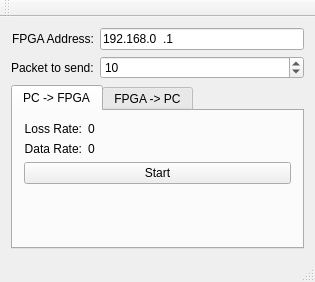
<?xml version="1.0" encoding="UTF-8"?>
<ui version="4.0">
 <class>UDPBenchmark</class>
 <widget class="QMainWindow" name="UDPBenchmark">
  <property name="geometry">
   <rect>
    <x>0</x>
    <y>0</y>
    <width>315</width>
    <height>282</height>
   </rect>
  </property>
  <property name="windowTitle">
   <string>UDPBenchmark</string>
  </property>
  <widget class="QWidget" name="centralWidget">
   <layout class="QVBoxLayout" name="verticalLayout">
    <item>
     <layout class="QFormLayout" name="formLayout">
      <property name="fieldGrowthPolicy">
       <enum>QFormLayout::AllNonFixedFieldsGrow</enum>
      </property>
      <property name="labelAlignment">
       <set>Qt::AlignRight|Qt::AlignTrailing|Qt::AlignVCenter</set>
      </property>
      <item row="0" column="0">
       <widget class="QLabel" name="label_3">
        <property name="text">
         <string>FPGA Address:</string>
        </property>
       </widget>
      </item>
      <item row="0" column="1">
       <widget class="QLineEdit" name="leFpgaAddress">
        <property name="inputMask">
         <string>000.000.000.000</string>
        </property>
        <property name="text">
         <string>192.168.0.1</string>
        </property>
       </widget>
      </item>
      <item row="1" column="0">
       <widget class="QLabel" name="label_4">
        <property name="text">
         <string>Packet to send:</string>
        </property>
       </widget>
      </item>
      <item row="1" column="1">
       <widget class="QSpinBox" name="sbPktNum">
        <property name="maximum">
         <number>1000000000</number>
        </property>
        <property name="value">
         <number>10</number>
        </property>
       </widget>
      </item>
     </layout>
    </item>
    <item>
     <widget class="QTabWidget" name="tabWidget">
      <property name="currentIndex">
       <number>0</number>
      </property>
      <widget class="QWidget" name="tab">
       <attribute name="title">
        <string>PC -&gt; FPGA</string>
       </attribute>
       <layout class="QFormLayout" name="formLayout_2">
        <property name="fieldGrowthPolicy">
         <enum>QFormLayout::AllNonFixedFieldsGrow</enum>
        </property>
        <property name="labelAlignment">
         <set>Qt::AlignRight|Qt::AlignTrailing|Qt::AlignVCenter</set>
        </property>
        <item row="0" column="0">
         <widget class="QLabel" name="label_2">
          <property name="sizePolicy">
           <sizepolicy hsizetype="Expanding" vsizetype="Preferred">
            <horstretch>0</horstretch>
            <verstretch>0</verstretch>
           </sizepolicy>
          </property>
          <property name="text">
           <string>Loss Rate:</string>
          </property>
          <property name="alignment">
           <set>Qt::AlignRight|Qt::AlignTrailing|Qt::AlignVCenter</set>
          </property>
         </widget>
        </item>
        <item row="0" column="1">
         <widget class="QLabel" name="lbLossRx">
          <property name="sizePolicy">
           <sizepolicy hsizetype="Expanding" vsizetype="Preferred">
            <horstretch>0</horstretch>
            <verstretch>0</verstretch>
           </sizepolicy>
          </property>
          <property name="text">
           <string>0</string>
          </property>
         </widget>
        </item>
        <item row="1" column="0">
         <widget class="QLabel" name="label">
          <property name="sizePolicy">
           <sizepolicy hsizetype="Expanding" vsizetype="Preferred">
            <horstretch>0</horstretch>
            <verstretch>0</verstretch>
           </sizepolicy>
          </property>
          <property name="text">
           <string>Data Rate:</string>
          </property>
          <property name="alignment">
           <set>Qt::AlignRight|Qt::AlignTrailing|Qt::AlignVCenter</set>
          </property>
         </widget>
        </item>
        <item row="1" column="1">
         <widget class="QLabel" name="lbDataRx">
          <property name="sizePolicy">
           <sizepolicy hsizetype="Expanding" vsizetype="Preferred">
            <horstretch>0</horstretch>
            <verstretch>0</verstretch>
           </sizepolicy>
          </property>
          <property name="text">
           <string>0</string>
          </property>
         </widget>
        </item>
        <item row="2" column="0" colspan="2">
         <widget class="QPushButton" name="pbRxStart">
          <property name="text">
           <string>Start</string>
          </property>
         </widget>
        </item>
       </layout>
      </widget>
      <widget class="QWidget" name="tab_2">
       <attribute name="title">
        <string>FPGA -&gt; PC</string>
       </attribute>
       <layout class="QFormLayout" name="formLayout_3">
        <property name="fieldGrowthPolicy">
         <enum>QFormLayout::AllNonFixedFieldsGrow</enum>
        </property>
        <property name="labelAlignment">
         <set>Qt::AlignRight|Qt::AlignTrailing|Qt::AlignVCenter</set>
        </property>
        <item row="1" column="0">
         <widget class="QLabel" name="label_6">
          <property name="text">
           <string>Loss Rate:</string>
          </property>
          <property name="alignment">
           <set>Qt::AlignRight|Qt::AlignTrailing|Qt::AlignVCenter</set>
          </property>
         </widget>
        </item>
        <item row="1" column="1">
         <widget class="QLabel" name="lbLossTx">
          <property name="text">
           <string>0</string>
          </property>
         </widget>
        </item>
        <item row="2" column="0">
         <widget class="QLabel" name="label_8">
          <property name="text">
           <string>Data Rate:</string>
          </property>
          <property name="alignment">
           <set>Qt::AlignRight|Qt::AlignTrailing|Qt::AlignVCenter</set>
          </property>
         </widget>
        </item>
        <item row="2" column="1">
         <widget class="QLabel" name="lbDataTx">
          <property name="text">
           <string>0</string>
          </property>
         </widget>
        </item>
        <item row="3" column="0" colspan="2">
         <widget class="QPushButton" name="pbTxStart">
          <property name="text">
           <string>Start</string>
          </property>
         </widget>
        </item>
        <item row="0" column="1">
         <widget class="QSpinBox" name="sbTxDelay">
          <property name="maximum">
           <number>1000000000</number>
          </property>
          <property name="value">
           <number>10000</number>
          </property>
         </widget>
        </item>
        <item row="0" column="0">
         <widget class="QLabel" name="label_5">
          <property name="text">
           <string>Tx delay (in clock cycles):</string>
          </property>
         </widget>
        </item>
       </layout>
      </widget>
     </widget>
    </item>
   </layout>
  </widget>
  <widget class="QMenuBar" name="menuBar">
   <property name="geometry">
    <rect>
     <x>0</x>
     <y>0</y>
     <width>315</width>
     <height>20</height>
    </rect>
   </property>
  </widget>
  <widget class="QToolBar" name="mainToolBar">
   <attribute name="toolBarArea">
    <enum>TopToolBarArea</enum>
   </attribute>
   <attribute name="toolBarBreak">
    <bool>false</bool>
   </attribute>
  </widget>
  <widget class="QStatusBar" name="statusBar"/>
 </widget>
 <layoutdefault spacing="6" margin="11"/>
 <resources/>
 <connections/>
</ui>
